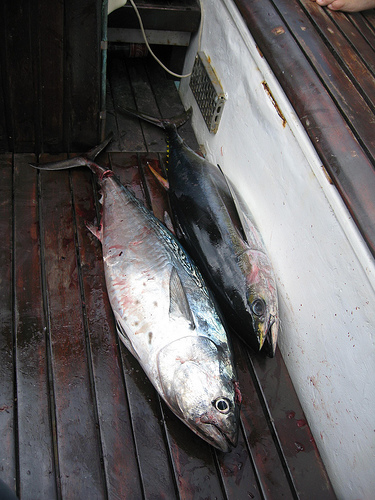
#> input picture proj-kaggle-fishes/notebooks/3537255216_d766eac288.jpg, 375 x 500 px, found by its file name
$ python blob_detection.py   (older library calls are emulated)
#> lines starting #> are read from the running program, lines starting #| are printed output that depends on the picture; after the words box and inside, x2 and y2 are one past the last pixel; in counts of white or black regions, pixels touching at a corner belong together
# Standard imports
import cv2
import numpy as np
import matplotlib
from matplotlib import pyplot as plt

# Read image
im = cv2.imread("/Users/mkoutero/Documents/Github/datalab/proj-kaggle-fishes/notebooks/3537255216_d766eac288.jpg")
#> im is the input picture: shape (500, 375, 3); mean B, G, R 95.5, 94.5, 97.1

blur = cv2.GaussianBlur(im, (3, 3), 0)
Z = blur.reshape((-1,3))
# convert to np.float32
Z = np.float32(Z)
# define criteria, number of clusters(K) and apply kmeans()
criteria = (cv2.TERM_CRITERIA_EPS + cv2.TERM_CRITERIA_MAX_ITER, 10, 1.0)
K = 16
ret,label,center=cv2.kmeans(Z,K,None,criteria,10,cv2.KMEANS_RANDOM_CENTERS)
#> ret = 30560420.9; center = 16 rows, first 8: [195.4, 190.3, 187.2], [149, 145, 143.7], [16.45, 17.93, 18.61], [170.2, 166.6, 165.8], [127, 125.3, 131.2], [80.48, 75.95, 78.43], [39.25, 40.45, 46.74], [215.4, 212.5, 210.4]
# Now convert back into uint8, and make original image
center = np.uint8(center)
#> center = 16 rows, first 8: [195, 190, 187], [149, 144, 143], [16, 17, 18], [170, 166, 165], [127, 125, 131], [80, 75, 78], [39, 40, 46], [215, 212, 210]
res = center[label.flatten()]
res2 = res.reshape((blur.shape))
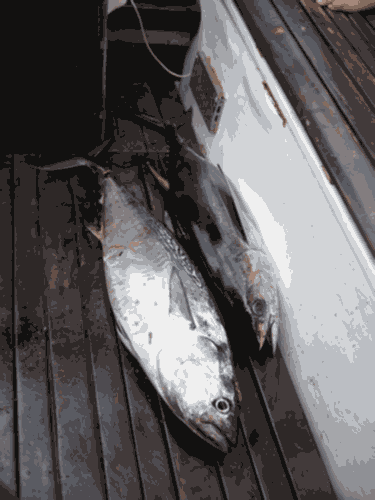
#> res2: shape (500, 375, 3); mean B, G, R 95.2, 93.9, 96.6
# Convert to grayscale and apply otsu.
gray = cv2.cvtColor(res2, cv2.COLOR_BGR2GRAY)
ret, thresh = cv2.threshold(gray,0,255,cv2.THRESH_OTSU)
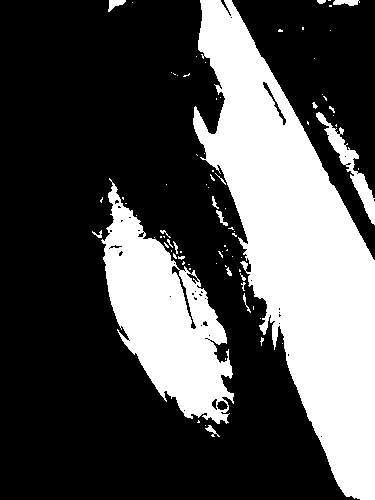
#> thresh: shape (500, 375); 31.5% white; 83 white regions (67 under 20 px)
#> ret = 115

# Noise removal by contour detection of large elements
im2, contours, hierarchy = cv2.findContours(thresh, cv2.RETR_TREE, cv2.CHAIN_APPROX_NONE)
#> contours = 125 contours, 109 with area under 20; largest, box (x1, y1, x2, y2) and area: (193, 0, 375, 500) 40980, (101, 178, 234, 424) 15252, (316, 112, 375, 225) 1134, (171, 265, 197, 330) 242, (262, 81, 287, 126) 174
mask = np.zeros(thresh.shape, np.uint8)
mask2 = np.zeros(thresh.shape, np.bool)
# Remove large elements, typically boat structures
for c in contours:
    # if the contour is not sufficiently large, ignore it
    # this parameter is highly dependant on the image size
    if cv2.contourArea(c) < 20000:
        continue
    cv2.drawContours(mask, [c], -1, (255, 255, 255), -1)
#> this loop made 125 passes
#> c on passes 2, 4, 5, 7, 13, 15, 16, 17, 19, 20, 23, 25: [[205, 425]], [[225, 358], [225, 359]], [[282, 343]], [[260, 318]], [[189, 268], [189, 269], [190, 269], [190, 268]], [[225, 265], [225, 266], [226, 266]], [[188, 264], [189, 264]], [[216, 263]], [[241, 257]], [[232, 256]], [[222, 251]], [[180, 251], [180, 252], [181, 252], [181, 251]]
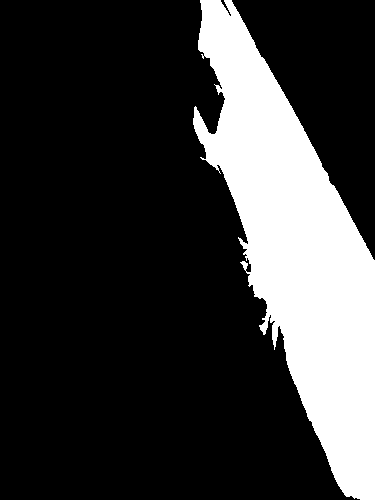
#> mask: shape (500, 375); 22.2% white; 1 white region, box (x1, y1, x2, y2) and area: (193, 0, 375, 500) 41676
mask2[mask < 250] = True
masked = thresh * mask2
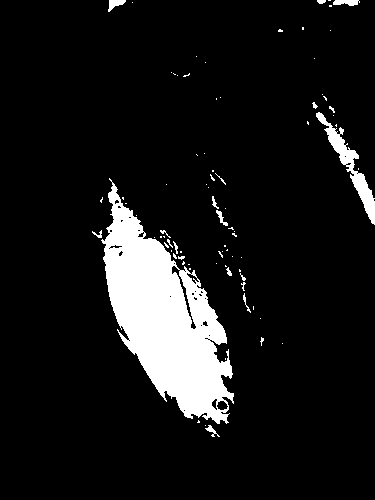
#> masked: shape (500, 375); 9.3% white; 82 white regions (67 under 20 px), largest, box (x1, y1, x2, y2) and area: (101, 178, 234, 424) 15210, (316, 112, 375, 225) 1283, (333, 0, 360, 6) 122
masked = cv2.cvtColor(masked, cv2.COLOR_GRAY2BGR)

# Change thresholds
#> (the run stopped early here; a loop or call above may not have finished)
